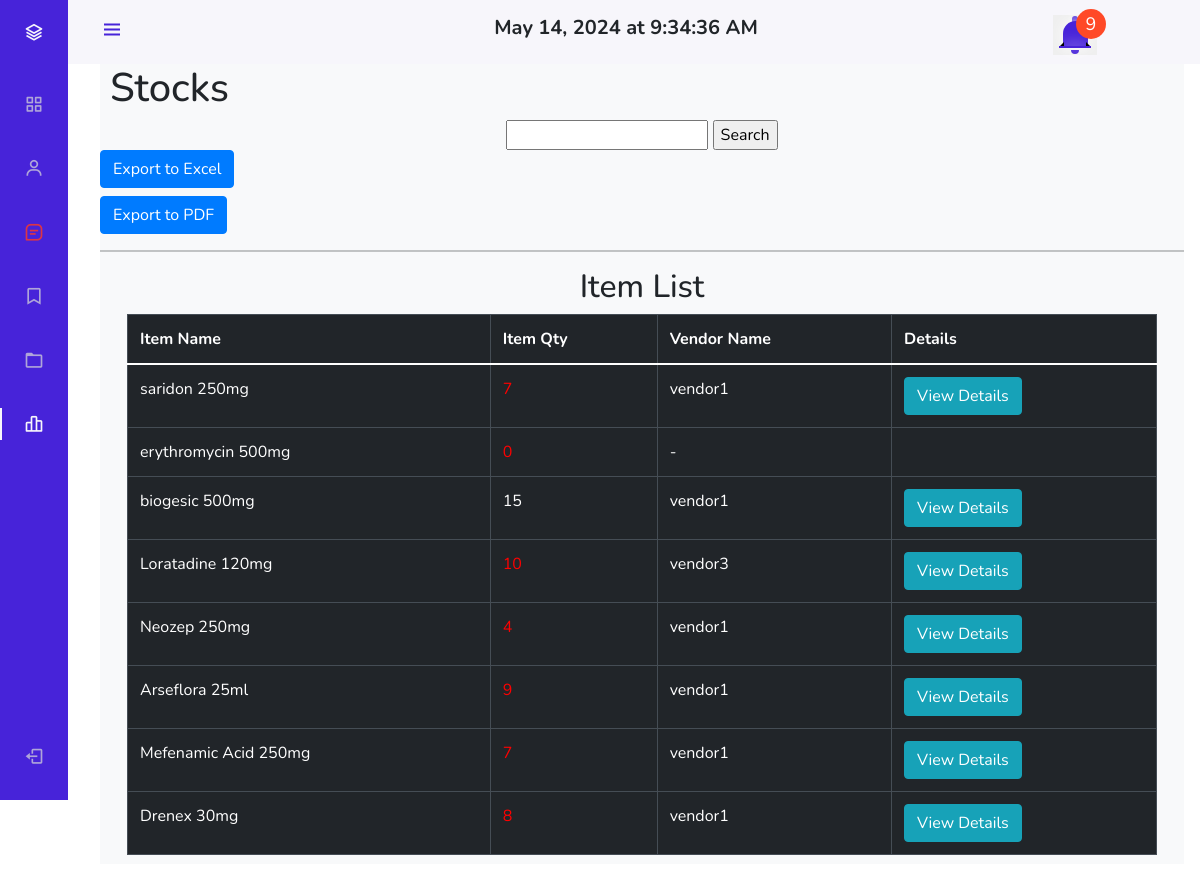
The page /pages/admin/admin_view_warehouse.php on the database as committed earlier.
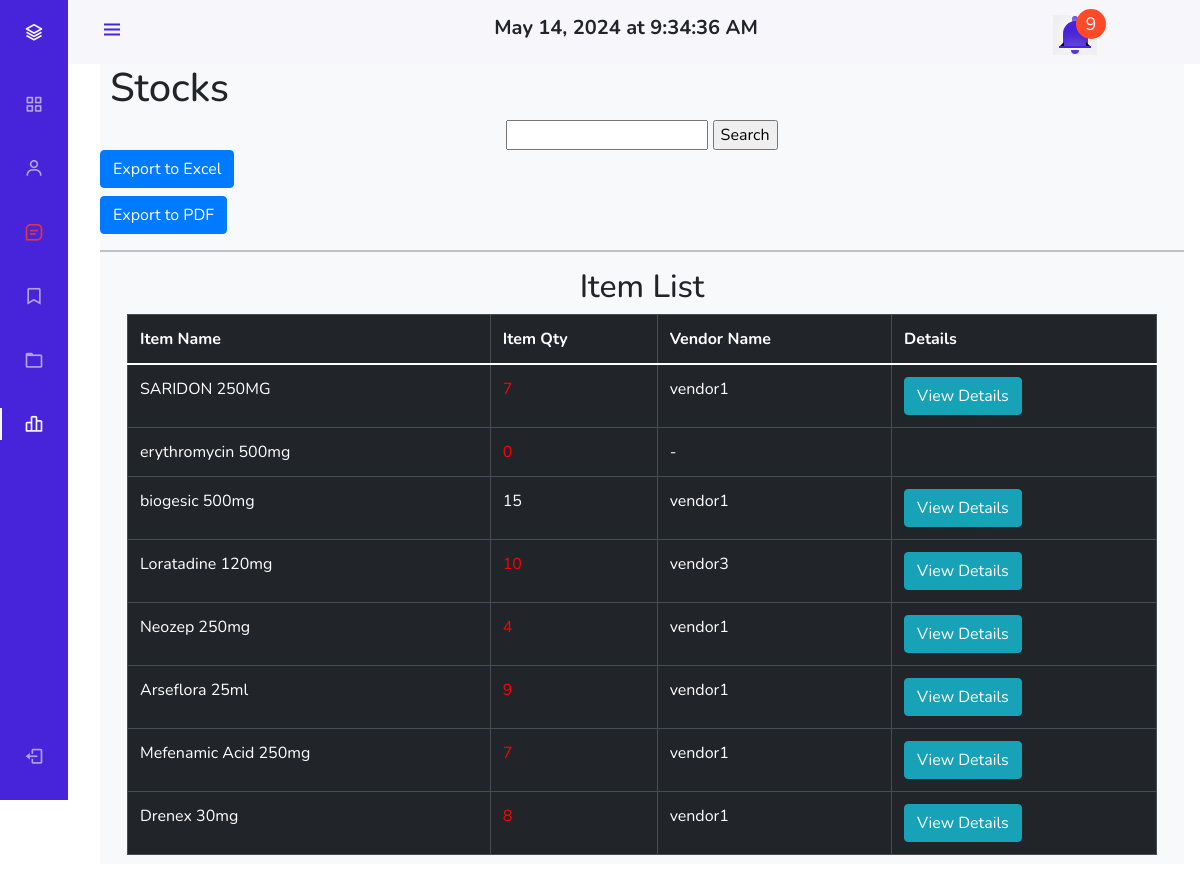
The same page on the database as committed later.
### tables this page shows
CREATE TABLE `items` (
  `code` int(11) NOT NULL,
  `item_name` varchar(50) NOT NULL,
  `what_for` varchar(256) NOT NULL,
  `unit_price` double NOT NULL,
  `mark_up` int(2) NOT NULL,
  `price` double NOT NULL,
  `type` varchar(256) NOT NULL,
  `classification` varchar(256) NOT NULL,
  `vendor_name` varchar(250) NOT NULL
);

### pages/admin/admin_view_warehouse.php (the view, shortened to what this page needs)
<!DOCTYPE html>
<html lang="en">
<head>
    <?php include "ham.php"; ?>
    <div class="height-100 bg-light">
        <h1 style="padding-left:10px;">Stocks</h1>
        <center>
            <form method='GET' action='../../actions/admin/admin_search_item.php'>
                <input type='text' name='search'>
                <input type='submit' name='submit' value='Search'>
            </form>
        </center>
        <button id='exportExcelBtn' class='btn btn-primary mb-2'>Export to Excel</button>
        <form id='pdfForm' action='../../actions/admin/admin_generate_pdf.php' method='post'>
            <button type='submit' name='generate_pdf' class='btn btn-primary'>Export to PDF</button>
        </form>
        <hr />
        <div class='container'>
            <div class='row'>
                <?php
                $get_items = "SELECT item_name FROM items";
                $items_result = mysqli_query($conn, $get_items);
                echo "<h2><center>Item List</center></h2>
    <section class='intro'>
        <div class='gradient-custom-2 h-100'>
            <div class='mask d-flex align-items-center h-100'>
                <div class='container'>
                    <div class='row justify-content-center'>
                        <div class='col-12'>
                            <div class='table-responsive'>
                                <table class='table table-dark table-bordered mb-0'id='myTable'>
                                    <thead>
                                        <tr>
                                            <th scope='col'>Item Name</th>
                                            <th scope='col'>Item Qty</th>
                                            <th scope='col'>Vendor Name</th>
                                            <th scope='col'>Details </th>
                                        </tr>
                                    </thead>
                                    <tbody>";
                while ($item_row = mysqli_fetch_assoc($items_result)) {
                    $item_name = $item_row["item_name"];
                    $data = "SELECT SUM(item_qty) AS total_qty, vendor_name FROM warehouse WHERE item_name = '$item_name' GROUP BY item_name;";
                    $warehouse_result = mysqli_query($conn, $data);
                    $warehouse_row = mysqli_fetch_assoc($warehouse_result);
                    if ($warehouse_row) {
                        $item_qty = $warehouse_row['total_qty'];
                        $vendor_name = $warehouse_row['vendor_name'];
                    } else {
                        $item_qty = 0;
                        $vendor_name = "-";
                    }
                    echo "<tr>";
                    echo "<td class ='item_name'>" . $item_name . "</td>";
                    if ($item_qty == 0) {
                        echo "<td style= 'color:red;'>" . $item_qty . "</td>";
                        echo "<td>" . $vendor_name . "</td>";
                        echo "<td></td>";
                    } elseif ($item_qty > 0 && $item_qty <= 10) {
                        echo "<td style='color:red;'>" . $item_qty . "</td>";
                        echo "<td>" . $vendor_name . "</td>";
                        echo "<td scope='col' class=''> " . "<a href='#' class='btn btn-info view_details'>View Details</a>" . "</td>";
                    } else {
                        echo "<td>" . $item_qty . "</td>";
                        echo "<td>" . $vendor_name . "</td>";
                        echo "<td scope='col' class=''> " . "<a href='#' class='btn btn-info view_details'>View Details</a>" . "</td>";
                    }
                    echo "</tr>";
                }
                echo "</tbody>
                                </table>
                            </div>
                        </div>
                    </div>
                </div>
            </div>
        </div>
    </section>
    <br/>
        ";
                ?>
            </div>
        </div>
    </div>
    <br />
    </body>
</html>

Rows that differ between the two databases and show on the page:
changed items: item_name "saridon 250mg" → "SARIDON 250MG"
